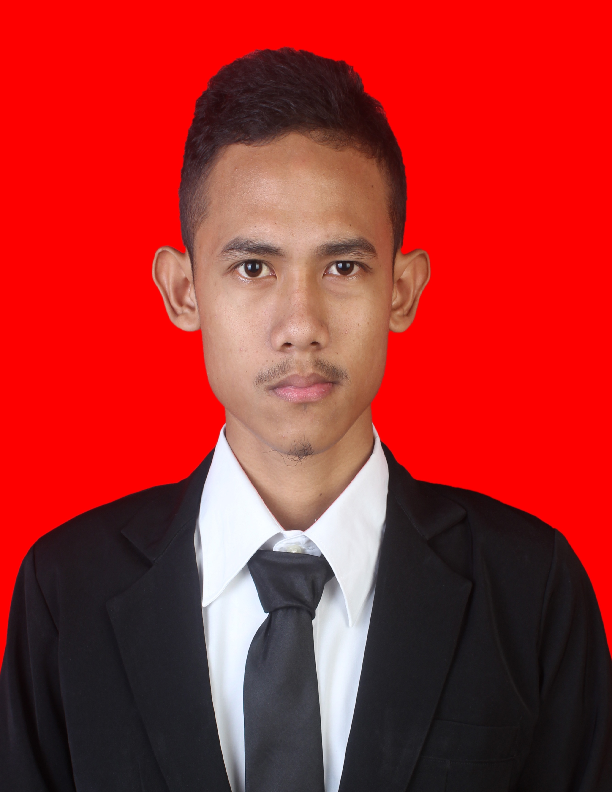
#> input picture fahmi.png, 612 x 792 px, found by its file name
$ python '1. detect_wajah.py'
#> lines starting #> are read from the running program, lines starting #| are printed output that depends on the picture; after the words box and inside, x2 and y2 are one past the last pixel; in counts of white or black regions, pixels touching at a corner belong together
import cv2

img = cv2.imread('fahmi.PNG')
#> img is the input picture: shape (792, 612, 3); mean B, G, R 41.4, 42.5, 168.6

face = cv2.CascadeClassifier('face-detect.xml')
eye = cv2.CascadeClassifier('eye-detect.xml')

gray = cv2.cvtColor(img, cv2.COLOR_BGR2GRAY)
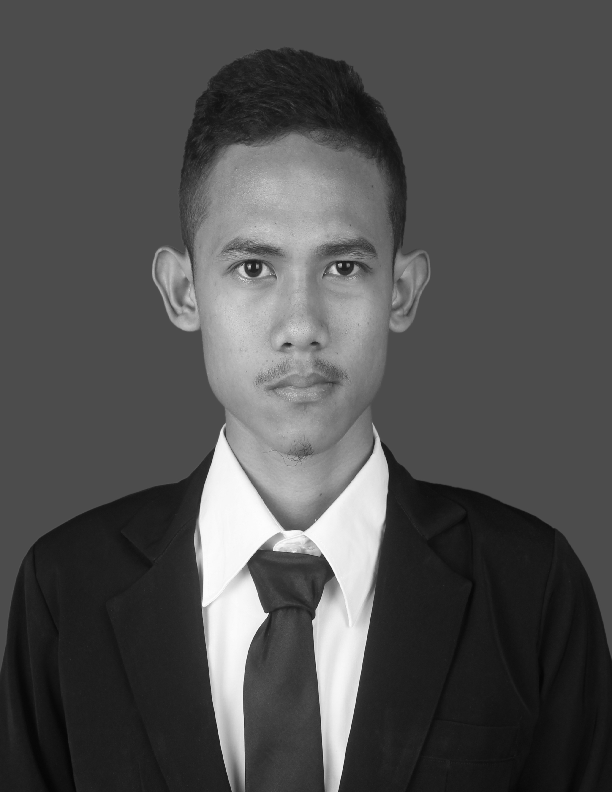
#> gray: shape (792, 612); min 5, max 254, mean 80.1

wajah = face.detectMultiScale(gray, 1.3, 5)
#> wajah = [[165, 163, 265, 265]]
for (x,y,w,h) in wajah:
    cv2.rectangle(img, (x,y), (x+w, y+h), (0,255,0), 2)

    cv_warna = img[y:y+h, x:x+w]
    cv_gray = gray[y:y+h, x:x+w]
#> this loop made 1 pass
#> pass 1, `cv_warna = img[y:y+h, x:x+w]`:
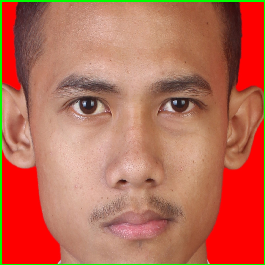
#> cv_warna: shape (265, 265, 3); mean B, G, R 84.5, 106.4, 188.1
#> pass 1, `cv_gray = gray[y:y+h, x:x+w]`:
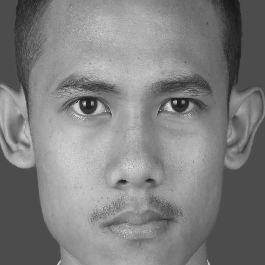
#> cv_gray: shape (265, 265); min 23, max 232, mean 127.2
#> after the loop:
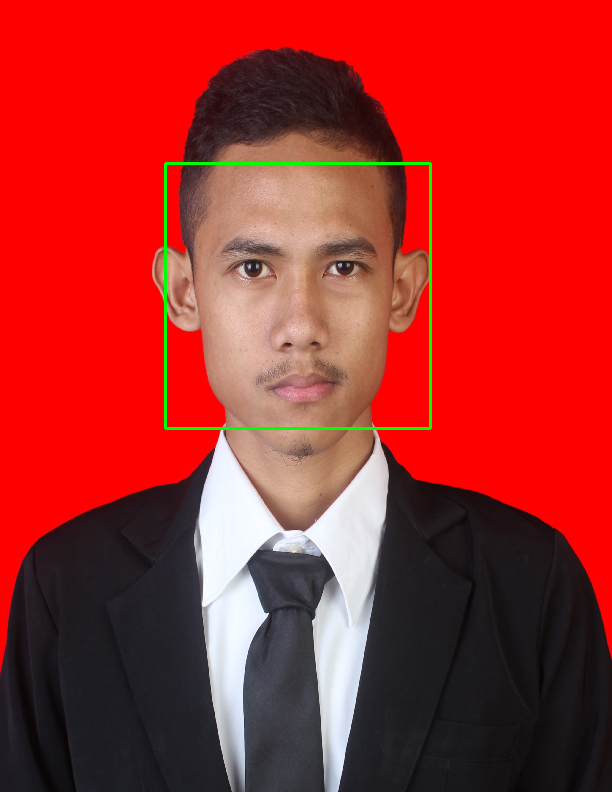
#> img: shape (792, 612, 3); 0.66% of pixels changed, all inside (x1, y1, x2, y2) = (164, 162, 432, 430)

cv2.imshow('Foto Normal', img)
cv2.waitKey(0)
cv2.destroyAllWindows()
